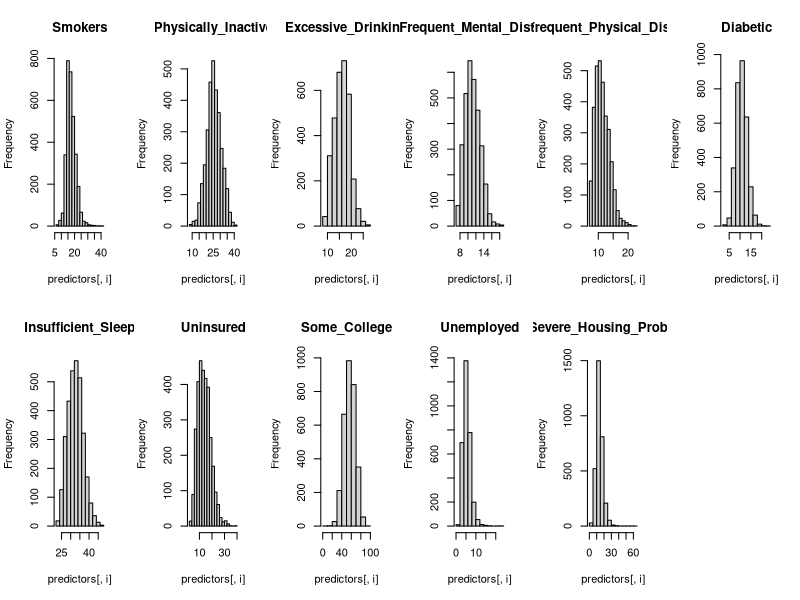
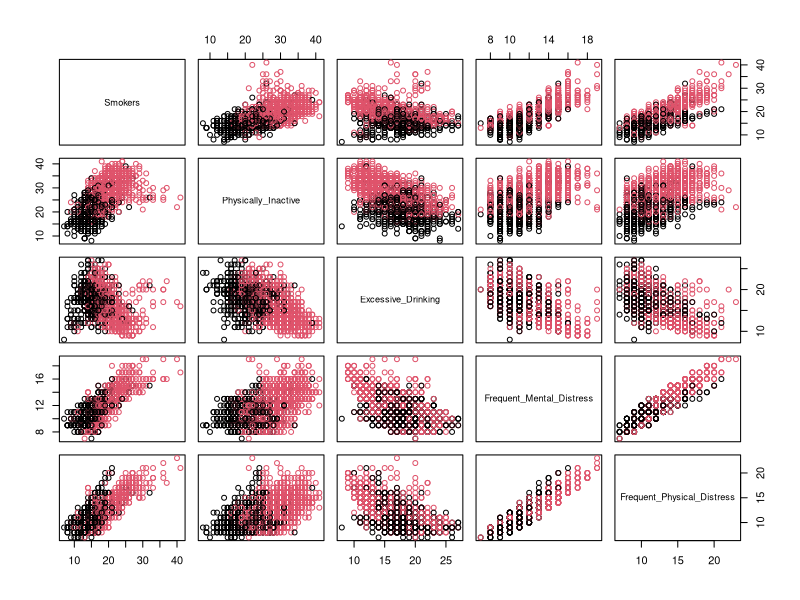
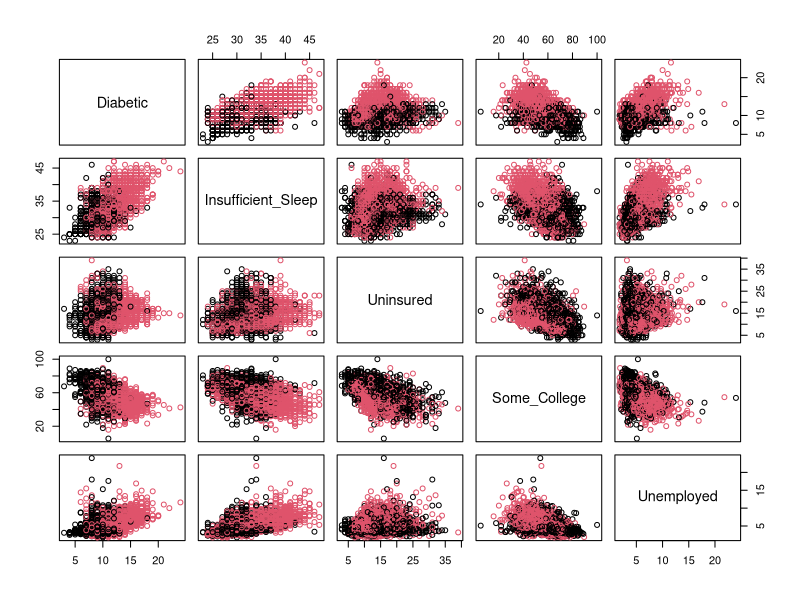
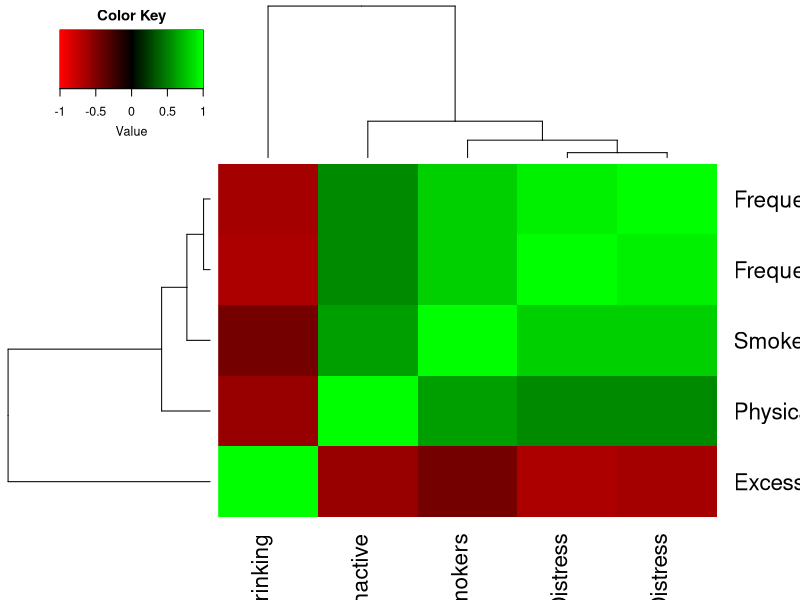
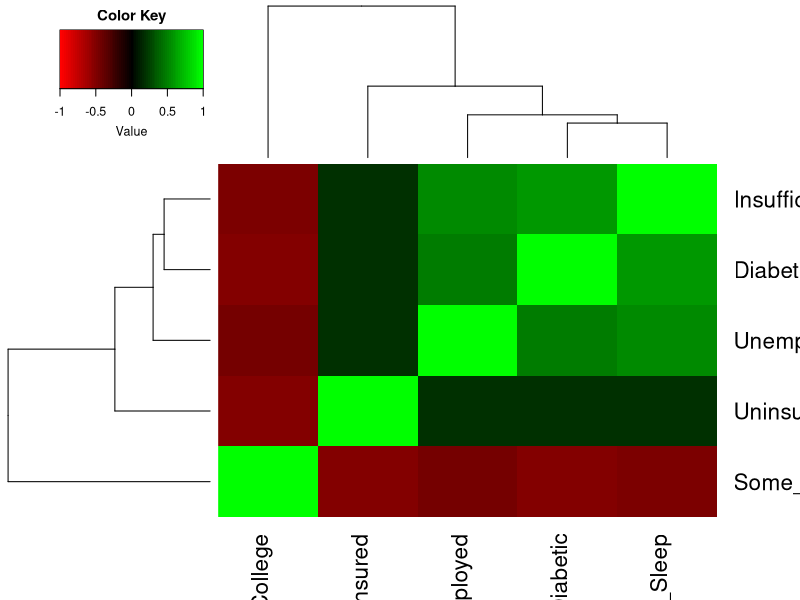

Source code (R) for these figures, in order: (Note: this script raises an error after producing the figures.)
## ---- chunk 1
knitr::opts_chunk$set(echo = TRUE)

library(Hmisc)
library(gplots)
library(ggplot2)
library(ROCR)
library(MASS)
library(corrplot)
## ---- chunk 2
# import health data
data = read.csv("./Data/CHR_Data.csv")

# show data summary to identify variables with missing data
summary(data)
## ---- chunk 3
# impute variables with their medians, prefer medians in the event there is any skew
data$Premature_Death_Rate <- with(data,impute(Premature_Death_Rate,median)) # may use this later so imputing now
data$Unemployed <- with(data,impute(Unemployed,median))
data$Uninsured <- with(data,impute(Uninsured,median))
data$Graduation_Rate <- with(data,impute(Graduation_Rate))

# rescale Premature_Death_Rate so min value = 2.947 vs 2947, just a preference so it's not scaled so diff from predictors
data$Premature_Death_Rate <- data$Premature_Death_Rate/1000
## ---- chunk 4
# get chosen predictors for EDA
predictors <- data[,c(5,7:13,15:17)]

# histogram of chosen predictors
par(mfrow=c(2,6))
for(i in 1:11) {
    hist(predictors[,i], main=names(predictors)[i])
}
## ---- chunk 5
# create Obese Binary Classification
data$Obese_Class <- 1
data[data$Obese < 30, "Obese_Class"] <- 0
data$Obese_Class <- as.factor(as.character(data$Obese_Class))

# -- create new data set with obese_class first --
data2 <- data[,c(25,5,7:13,15:17)]

# scatter matrices, with Obese at the top
pairs(data2[,c(2:6)],col=data$Obese_Class)
pairs(data2[,c(7:11)],col=data$Obese_Class)

# predictor heatmap correlations
cor1 <- cor(data2[,2:6])
cor2 <- cor(data2[,7:11])

heatmap.2(cor1,col=redgreen(75), 
          density.info="none", trace="none", dendrogram=c("both"), 
          symm=F,symkey=T,symbreaks=T, scale="none",key=T)
heatmap.2(cor2,col=redgreen(75), 
          density.info="none", trace="none", dendrogram=c("both"), 
          symm=F,symkey=T,symbreaks=T, scale="none",key=T)

#Correlation Plot 
cor3 <- cor(data2_norace[,2:14])
df_corr <-corrplot(cor3, type="upper", addCoef.col = "white", number.digits = 2, number.cex = 0.5, method="square", order="hclust", title="Variable Corr Heatmap",tl.srt=45, tl.cex = 0.8)

## ---- chunk 6
round(cov(data2[2:11]), 2) # remove race
sum(diag(cov(data2[2:11]))) # total variance
## ---- chunk 7
# Logistics Regression
glm.fit <- glm(Obese_Class ~ ., data = data2, family = binomial)
summary(glm.fit)

## ---- chunk 8
# reduce data set to include only significant variables
data3 = data2[,c(1:3,5,7,9)]

# Logistics Regression
glm.fit <- glm(Obese_Class ~ ., data = data3, family = binomial)
summary(glm.fit)
#Confidence Intervals
confint.default(glm.fit) #Wald
confint(glm.fit) #Profile

#Performance Metrics

## ---- chunk 9

# PCA
dat.x <- data2[,2:12]
dat.y <- data2[,1]
pc.result<-prcomp(dat.x,scale.=TRUE)
pc.scores<-pc.result$x
pc.scores<-data.frame(pc.scores)
pc.scores$Obese_Class<-dat.y

#Loadings for interpretation
pc.result$rotation
## ---- chunk 10
#Scree plot
pc.eigen<-(pc.result$sdev)^2
pc.prop<-pc.eigen/sum(pc.eigen)
pc.cumprop<-cumsum(pc.prop)
plot(1:11,pc.prop,type="l",main="Scree Plot",ylim=c(0,1),xlab="PC #",ylab="Proportion of Variation")
axis(1, seq(1,11,1))
lines(1:11,pc.cumprop,lty=3)
## ---- chunk 11

#Use ggplot2 to plot pc's
ggplot(data = pc.scores, aes(x = PC1, y = PC2)) +
    geom_point(aes(col=Obese_Class), size=1)+
  geom_hline(yintercept = 0, colour = "gray65") +
    geom_vline(xintercept = 0, colour = "gray65") +
    ggtitle("PCA plot of Health Data")

ggplot(data = pc.scores, aes(x = PC1, y = PC3)) +
  geom_point(aes(col=Obese_Class), size=1)+
  geom_hline(yintercept = 0, colour = "gray65") +
  geom_vline(xintercept = 0, colour = "gray65") +
  ggtitle("PCA plot of Health Data")

ggplot(data = pc.scores, aes(x = PC1, y = PC4)) +
    geom_point(aes(col=Obese_Class), size=1)+
  geom_hline(yintercept = 0, colour = "gray65") +
    geom_vline(xintercept = 0, colour = "gray65") +
    ggtitle("PCA plot of Health Data")

ggplot(data = pc.scores, aes(x = PC1, y = PC5)) +
    geom_point(aes(col=Obese_Class), size=1)+
  geom_hline(yintercept = 0, colour = "gray65") +
    geom_vline(xintercept = 0, colour = "gray65") +
    ggtitle("PCA plot of Health Data")

ggplot(data = pc.scores, aes(x = PC1, y = PC6)) +
    geom_point(aes(col=Obese_Class), size=1)+
  geom_hline(yintercept = 0, colour = "gray65") +
    geom_vline(xintercept = 0, colour = "gray65") +
    ggtitle("PCA plot of Health Data")

ggplot(data = pc.scores, aes(x = PC1, y = PC7)) +
    geom_point(aes(col=Obese_Class), size=1)+
  geom_hline(yintercept = 0, colour = "gray65") +
    geom_vline(xintercept = 0, colour = "gray65") +
    ggtitle("PCA plot of Health Data")

ggplot(data = pc.scores, aes(x = PC1, y = PC8)) +
  geom_point(aes(col=Obese_Class), size=1)+
  geom_hline(yintercept = 0, colour = "gray65") +
  geom_vline(xintercept = 0, colour = "gray65") +
  ggtitle("PCA plot of Health Data")

ggplot(data = pc.scores, aes(x = PC1, y = PC9)) +
    geom_point(aes(col=Obese_Class), size=1)+
  geom_hline(yintercept = 0, colour = "gray65") +
    geom_vline(xintercept = 0, colour = "gray65") +
    ggtitle("PCA plot of Health Data")

ggplot(data = pc.scores, aes(x = PC1, y = PC10)) +
    geom_point(aes(col=Obese_Class), size=1)+
  geom_hline(yintercept = 0, colour = "gray65") +
    geom_vline(xintercept = 0, colour = "gray65") +
    ggtitle("PCA plot of Health Data")

ggplot(data = pc.scores, aes(x = PC1, y = PC11)) +
    geom_point(aes(col=Obese_Class), size=1)+
  geom_hline(yintercept = 0, colour = "gray65") +
    geom_vline(xintercept = 0, colour = "gray65") +
    ggtitle("PCA plot of Health Data")

## ---- chunk 12
samplesize=nrow(data2)
train_percent = .75
train_indices = sample(seq(1,samplesize,length = samplesize),train_percent*samplesize) # get random indices
train = data3[train_indices,] # random training data 
test = data3[-train_indices,] # random test data 

lda <- lda(Obese_Class~.,data = train)
qda <- qda(Obese_Class~.,data = train)

#lda confusion matrix
lda_prd<-predict(lda, newdata = test)$class
lda_cm<-table(lda_prd,test$Obese_Class)
lda_cm

#qda confusion matrix
qda_prd<-predict(qda, newdata = test)$class
qda_cm<-table(qda_prd,test$Obese_Class)
qda_cm

#lda overall misclassification rrror rate
lda_ME<-(lda_cm[2,1]+lda_cm[1,2])/(lda_cm[1,2]+lda_cm[2,2])
lda_ME

#lda Overall Accuracy
1-lda_ME

#qda overall misclassification rrror rate
qda_ME<-(qda_cm[2,1]+qda_cm[1,2])/(qda_cm[1,2]+qda_cm[2,2])
qda_ME

#qda Overall Accuracy
1-qda_ME

#--lda ROC--
ldaprd<-predict(lda, newdata = train)$posterior
#correcting for the way lda creates predicted probabilities
ldaprd<-ldaprd[,2]

pred <- prediction(ldaprd, train$Obese_Class)
roc.perf = performance(pred, measure = "tpr", x.measure = "fpr")
auc.train <- performance(pred, measure = "auc")
auc.train <- auc.train@y.values

#Plot lda ROC
plot(roc.perf,main="LDA")
abline(a=0, b= 1) #Ref line indicating poor performance
text(x = .25, y = .75,paste("AUC = ", round(auc.train[[1]],3), sep = ""))

#--qda ROC--
qdaprd<-predict(qda, newdata = train)$posterior
#correcting for the way lda creates predicted probabilities
qdaprd<-qdaprd[,2]

pred <- prediction(qdaprd, train$Obese_Class)
roc.perf = performance(pred, measure = "tpr", x.measure = "fpr")
auc.train <- performance(pred, measure = "auc")
auc.train <- auc.train@y.values

#Plot lda ROC
plot(roc.perf,main="QDA")
abline(a=0, b= 1) #Ref line indicating poor performance
text(x = .25, y = .75,paste("AUC = ", round(auc.train[[1]],3), sep = ""))
